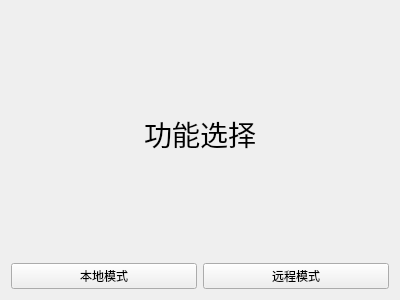
<?xml version="1.0" encoding="UTF-8"?>
<ui version="4.0">
 <class>ModeSelectionWindow</class>
 <widget class="QWidget" name="ModeSelectionWindow">
  <property name="geometry">
   <rect>
    <x>0</x>
    <y>0</y>
    <width>400</width>
    <height>300</height>
   </rect>
  </property>
  <property name="windowTitle">
   <string>Form</string>
  </property>
  <layout class="QGridLayout" name="gridLayout">
   <item row="1" column="0">
    <widget class="QPushButton" name="localButton">
     <property name="text">
      <string>本地模式</string>
     </property>
    </widget>
   </item>
   <item row="1" column="1">
    <widget class="QPushButton" name="remoteButton">
     <property name="text">
      <string>远程模式</string>
     </property>
    </widget>
   </item>
   <item row="0" column="0" colspan="2">
    <widget class="QLabel" name="label">
     <property name="font">
      <font>
       <pointsize>21</pointsize>
      </font>
     </property>
     <property name="text">
      <string>功能选择</string>
     </property>
     <property name="alignment">
      <set>Qt::AlignCenter</set>
     </property>
    </widget>
   </item>
  </layout>
 </widget>
 <resources/>
 <connections/>
</ui>
